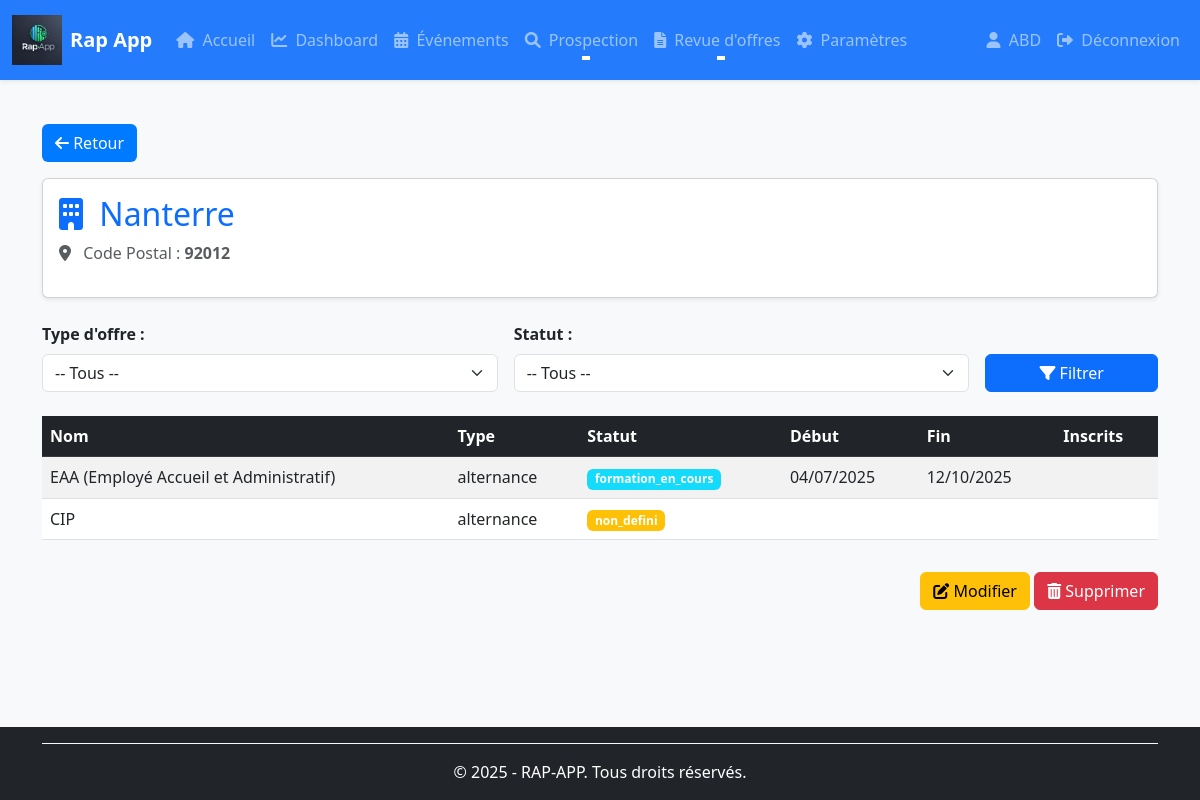
The app's page /centres/1/ (signed in) with its own data.
### rap_app/models/centres.py (models this page shows, shortened)
class Centre(BaseModel):
    nom = models.CharField(
        max_length=255,
        unique=True,  # 🔹 Garantit qu'un centre a un nom unique
        verbose_name="Nom du centre"
    )
    code_postal = models.CharField(
        max_length=5,  # 🔹 Limité à 5 caractères au lieu de 10
        null=True,
        blank=True,
        verbose_name="Code postal",
        validators=[
            RegexValidator(
                regex=r'^\d{5}$',
                message="Le code postal doit contenir exactement 5 chiffres"
            )
        ]
    )
    class Meta:
        verbose_name = "Centre"
        verbose_name_plural = "Centres"
        ordering = ['nom']
        indexes = [
            models.Index(fields=['nom']),  # 🔹 Index pour optimiser les recherches par nom
            models.Index(fields=['code_postal']),  # 🔹 Index pour les recherches par code postal
        ]

### rap_app/models/formations.py (models this page shows, shortened)
class Formation(BaseModel):
    nom = models.CharField(max_length=255, verbose_name="Nom de la formation")
    centre = models.ForeignKey(Centre, on_delete=models.CASCADE, related_name='formations', verbose_name="Centre de formation")
    type_offre = models.ForeignKey(TypeOffre, on_delete=models.CASCADE, related_name="formations", verbose_name="Type d'offre")
    statut = models.ForeignKey(Statut, on_delete=models.CASCADE, related_name="formations", verbose_name="Statut de la formation")
    start_date = models.DateField(null=True, blank=True, verbose_name="Date de début")
    end_date = models.DateField(null=True, blank=True, verbose_name="Date de fin")
    num_kairos = models.CharField(max_length=50, null=True, blank=True, verbose_name="Numéro Kairos")
    num_offre = models.CharField(max_length=50, null=True, blank=True, verbose_name="Numéro de l'offre")
    num_produit = models.CharField(max_length=50, null=True, blank=True, verbose_name="Numéro du produit")
    prevus_crif = models.PositiveIntegerField(default=0, verbose_name="Places prévues CRIF")
    prevus_mp = models.PositiveIntegerField(default=0, verbose_name="Places prévues MP")
    inscrits_crif = models.PositiveIntegerField(default=0, verbose_name="Inscrits CRIF")
    inscrits_mp = models.PositiveIntegerField(default=0, verbose_name="Inscrits MP")
    assistante = models.CharField(max_length=255, null=True, blank=True, verbose_name="Assistante")
    cap = models.PositiveIntegerField(null=True, blank=True, verbose_name="Capacité maximale")
    convocation_envoie = models.BooleanField(default=False, verbose_name="Convocation envoyée")
    entresformation = models.PositiveIntegerField(default=0, verbose_name="Entrées en formation")
    nombre_candidats = models.PositiveIntegerField(default=0, verbose_name="Nombre de candidats")
    nombre_entretiens = models.PositiveIntegerField(default=0, verbose_name="Nombre d'entretiens")
    nombre_evenements = models.PositiveIntegerField(default=0, verbose_name="Nombre d'événements")
    dernier_commentaire = models.TextField(null=True, blank=True, verbose_name="Dernier commentaire")
    partenaires = models.ManyToManyField(Partenaire, related_name="formations", verbose_name="Partenaires", blank=True)
    utilisateur = models.ForeignKey(User, on_delete=models.SET_NULL, null=True, blank=True,related_name="formations_creees",verbose_name="Créé par" )
    objects = FormationManager()
    class Meta:
        verbose_name = "Formation"
        verbose_name_plural = "Formations"
        ordering = ['-start_date', 'nom']
        indexes = [
            models.Index(fields=['start_date']),
            models.Index(fields=['end_date']),
            models.Index(fields=['nom']),
        ]

### rap_app/models/types_offre.py (models this page shows, shortened)
class TypeOffre(BaseModel):
    CRIF = 'crif'
    ALTERNANCE = 'alternance'
    POEC = 'poec'
    POEI = 'poei'
    TOSA = 'tosa'
    AUTRE = 'autre'
    NON_DEFINI = 'non_defini'
    TYPE_OFFRE_CHOICES = [
        (CRIF, 'CRIF'),
        (ALTERNANCE, 'Alternance'),
        (POEC, 'POEC'),
        (POEI, 'POEI'),
        (TOSA, 'TOSA'),
        (AUTRE, 'Autre'),
        (NON_DEFINI, 'Non défini'),
    ]
    nom = models.CharField(
        max_length=100,
        choices=TYPE_OFFRE_CHOICES,
        default=NON_DEFINI,
        verbose_name="Type d'offre"
    )
    """
    Nom du type d'offre, avec une liste de choix prédéfinis.
    """
    autre = models.CharField(
        max_length=255,
        blank=True,  # Suppression de null=True pour éviter les valeurs NULL sur un CharField
        verbose_name="Autre (personnalisé)"
    )
    """
    Champ permettant de spécifier un type personnalisé si "Autre" est sélectionné.
    """
    couleur = models.CharField(
    max_length=7,
    default='#6c757d',  # Gris Bootstrap par défaut
    verbose_name="Couleur associée (hexadécimal)"
)
    """
    Champ permettant d'ajouter une couleur aux types d'offres.
    """
    class Meta:
        verbose_name = "Type d'offre"
        verbose_name_plural = "Types d'offres"
        ordering = ['nom']
        constraints = [
            models.UniqueConstraint(
                fields=['autre'],
                name='unique_autre_non_null',
                condition=models.Q(nom='autre', autre__isnull=False)
            )
        ]  # Empêche d'avoir plusieurs fois la même valeur personnalisée 'Autre'

### rap_app/models/statut.py (models this page shows, shortened)
class Statut(BaseModel):
    NON_DEFINI = 'non_defini'
    RECRUTEMENT_EN_COURS = 'recrutement_en_cours'
    FORMATION_EN_COURS = 'formation_en_cours'
    FORMATION_A_ANNULER = 'formation_a_annuler'
    FORMATION_A_REPOUSSER = 'formation_a_repousser'
    FORMATION_ANNULEE = 'formation_annulee'
    PLEINE = 'pleine'
    QUASI_PLEINE = 'quasi_pleine'
    AUTRE = 'autre'
    STATUT_CHOICES = [
        (NON_DEFINI, 'Non défini'),
        (RECRUTEMENT_EN_COURS, 'Recrutement en cours'),
        (FORMATION_EN_COURS, 'Formation en cours'),
        (FORMATION_A_ANNULER, 'Formation à annuler'),
        (FORMATION_A_REPOUSSER, 'Formation à repousser'),
        (FORMATION_ANNULEE, 'Formation annulée'),
        (PLEINE, 'Pleine'),
        (QUASI_PLEINE, 'Quasi-pleine'),
        (AUTRE, 'Autre'),
    ]
    nom = models.CharField(
        max_length=100,
        choices=STATUT_CHOICES,
        verbose_name="Nom du statut"
    )
    """
    Nom du statut, avec des choix prédéfinis.
    """
    couleur = models.CharField(
        max_length=7,  # Format #RRGGBB
        verbose_name="Couleur",
        help_text="Couleur hexadécimale (ex: #FF5733)",
        blank=True  # Permet d'assigner une couleur par défaut si vide
    )
    """
    Code couleur associé au statut.
    Exemple : `#FF0000` pour rouge, `#00FF00` pour vert.
    Si ce champ est vide, une couleur prédéfinie selon le type de statut sera attribuée.
    """
    description_autre = models.CharField(
        max_length=255,
        blank=True,
        null=True,
        verbose_name="Description personnalisée"
    )
    """
    Permet de renseigner une description si le statut sélectionné est "Autre".
    Obligatoire si le statut est `AUTRE`.
    """
    class Meta:
        verbose_name = "Statut"
        verbose_name_plural = "Statuts"
        ordering = ['nom']

### rap_app/views/centres_views.py (the view)
# urls.py: path('centres/<int:pk>/', centres_views.CentreDetailView.as_view(), name='centre-detail'),
class CentreDetailView(BaseDetailView):
    model = Centre
    context_object_name = 'centre'
    template_name = 'centres/centre_detail.html'  # Vérifie que ce fichier existe
    def get_context_data(self, **kwargs):
        context = super().get_context_data(**kwargs)
        formations = self.object.formations.select_related('type_offre', 'statut').order_by('-start_date')
        type_offre = self.request.GET.get('type_offre')
        if type_offre:
            formations = formations.filter(type_offre_id=type_offre)
        statut = self.request.GET.get('statut')
        if statut:
            formations = formations.filter(statut_id=statut)
        type_offres = formations.values_list('type_offre__id', 'type_offre__nom').distinct()
        statuts = formations.values_list('statut__id', 'statut__nom').distinct()
        context.update({
            'formations': formations,
            'type_offres': type_offres,
            'statuts': statuts
        })
        return context

### rap_app/templates/centres/centre_detail.html (shortened to what this page needs)
{% extends "base.html" %}
{% block content %}
<div class="container mt-4">
    {% include "composants/bouton_retour.html" %}
    <div class="card shadow-sm mb-4">
        <div class="card-body">
            <h2 class="text-primary"><i class="fas fa-building me-2"></i> {{ centre.nom }}</h2>
            <p class="text-muted"><i class="fas fa-map-marker-alt me-2"></i> Code Postal : <strong>{{ centre.code_postal }}</strong></p>
        </div>
    </div>
    <form method="get" class="row g-3 mb-4">
        <div class="col-md-5">
            <label class="form-label fw-bold">Type d'offre :</label>
            <select name="type_offre" class="form-select">
                <option value="">-- Tous --</option>
            </select>
        </div>
        <div class="col-md-5">
            <label class="form-label fw-bold">Statut :</label>
            <select name="statut" class="form-select">
                <option value="">-- Tous --</option>
            </select>
        </div>
        <div class="col-md-2 d-flex align-items-end">
            <button type="submit" class="btn btn-primary w-100">
                <i class="fas fa-filter"></i> Filtrer
            </button>
        </div>
    </form>
    <div class="table-responsive">
        <table class="table table-striped table-hover">
            <thead class="table-dark">
                <tr>
                    <th>Nom</th>
                    <th>Type</th>
                    <th>Statut</th>
                    <th>Début</th>
                    <th>Fin</th>
                    <th>Inscrits</th>
                </tr>
            </thead>
            <tbody>
                {% for formation in formations %}
                    <tr>
                        <td>{{ formation.nom }}</td>
                        <td>{{ formation.type_offre.nom }}</td>
                        <td>
                            <span class="badge" style="background-color: {{ formation.statut.couleur }};">
                                {{ formation.statut.nom }}
                            </span>
                        </td>
                        <td>{{ formation.start_date|date:"d/m/Y" }}</td>
                        <td>{{ formation.end_date|date:"d/m/Y" }}</td>
                        <td></td>
                    </tr>
                {% empty %}
                    <tr>
                        <td colspan="6" class="text-center text-muted">
                            <i class="fas fa-exclamation-circle"></i> Aucune formation associée.
                        </td>
                    </tr>
                {% endfor %}
            </tbody>
        </table>
    </div>
    <div class="text-end mt-3">
        <a href="{% url 'centre-update' centre.pk %}" class="btn btn-warning">
            <i class="fas fa-edit"></i> Modifier
        </a>
        <a href="{% url 'centre-delete' centre.pk %}" class="btn btn-danger">
            <i class="fas fa-trash-alt"></i> Supprimer
        </a>
    </div>
</div>
{% endblock %}

### rap_app/templates/composants/navbar.html (shortened to what this page needs)
{% load static %}
<nav class="navbar navbar-expand-lg navbar-dark bg-primary shadow-sm sticky-top" id="mainNavbar">
  <div class="container-fluid">
    <a class="navbar-brand d-flex align-items-center" href="{% url 'home' %}">
      <img src="{% static 'images/logo.png' %}" alt="Logo Rap App" class="navbar-logo me-2">
      <span class="fw-bold">Rap App</span>
    </a>
    <div class="collapse navbar-collapse" id="navbarNav">
      <ul class="navbar-nav me-auto mb-2 mb-lg-0">
        <li class="nav-item"><a class="nav-link" href="{% url 'home' %}"><i class="fas fa-home me-1"></i> Accueil</a></li>
        <li class="nav-item"><a class="nav-link" href="{% url 'dashboard' %}"><i class="fas fa-chart-line me-1"></i> Dashboard</a></li>
        <li class="nav-item"><a class="nav-link" href="{% url 'evenement-list' %}"><i class="fas fa-calendar-alt me-1"></i> Événements</a></li>
        <li class="nav-item dropdown">
          <a class="nav-link dropdown-toggle" href="#" id="prospectionDropdown" role="button" data-bs-toggle="dropdown" aria-expanded="false">
            <i class="fas fa-search me-1"></i> Prospection
          </a>
        </li>
        <li class="nav-item dropdown">
          <a class="nav-link dropdown-toggle" href="#" id="revueOffresDropdown" role="button" data-bs-toggle="dropdown" aria-expanded="false">
            <i class="fas fa-file-alt me-1"></i> Revue d'offres
          </a>
        </li>
        <li class="nav-item"><a class="nav-link" href="{% url 'parametres' %}"><i class="fas fa-cog me-1"></i> Paramètres</a></li>
      </ul>
      <ul class="navbar-nav ms-auto mb-2 mb-lg-0">
        {% if user.is_authenticated %}
          <li class="nav-item">
            <a class="nav-link" href="{% url 'user-profile' %}"><i class="fas fa-user me-1"></i> {{ user.username }}</a>
          </li>
          <li class="nav-item">
            <a class="nav-link" href="{% url 'logout' %}"><i class="fas fa-sign-out-alt me-1"></i> Déconnexion</a>
          </li>
        {% else %}
          <li class="nav-item">
            <a class="nav-link" href="{% url 'login' %}"><i class="fas fa-sign-in-alt me-1"></i> Connexion</a>
          </li>
        {% endif %}
      </ul>
    </div>
  </div>
</nav>

### rap_app/templates/base.html (style rules this page uses)
:root { --primary-color: #007bff; --primary-hover-color: #0056b3; --navbar-height: 80px; --background-color: #f8f9fa; }
body { background-color: var(--background-color); display: flex; flex-direction: column; min-height: 100vh; }
.navbar { position: fixed; top: 0; left: 0; right: 0; z-index: 101; height: var(--navbar-height); }
.navbar-logo { height: 60px; width: auto; max-height: 100%; }

### rap_app/templates/composants/navbar.html (style rules this page uses)
.navbar-logo { height: 50px; width: auto; max-height: 100%; }
.navbar { min-height: 80px; transition: background-color 0.3s ease-in-out, box-shadow 0.3s ease-in-out; background-color: rgba(13, 110, 253, 0.9) !important; }
.navbar .nav-link { font-weight: 500; transition: color 0.2s, transform 0.2s; position: relative; }
.navbar .nav-link::after { content: ''; position: absolute; width: 0; height: 2px; background: #ffd; bottom: 0; left: 50%; transform: translateX(-50%); transition: width 0.3s ease; }

### records on screen
Centre: nom "Nanterre", code_postal "92012"
Formation: nom "EAA (Employé Accueil et Administratif)", type_offre.nom "alternance", statut.nom "formation_en_cours", start_date "04/07/2025", end_date "12/10/2025"
Formation: nom "CIP", type_offre.nom "alternance", statut.nom "non_defini"

### other values on screen
{{ user.username }} "ABD"
